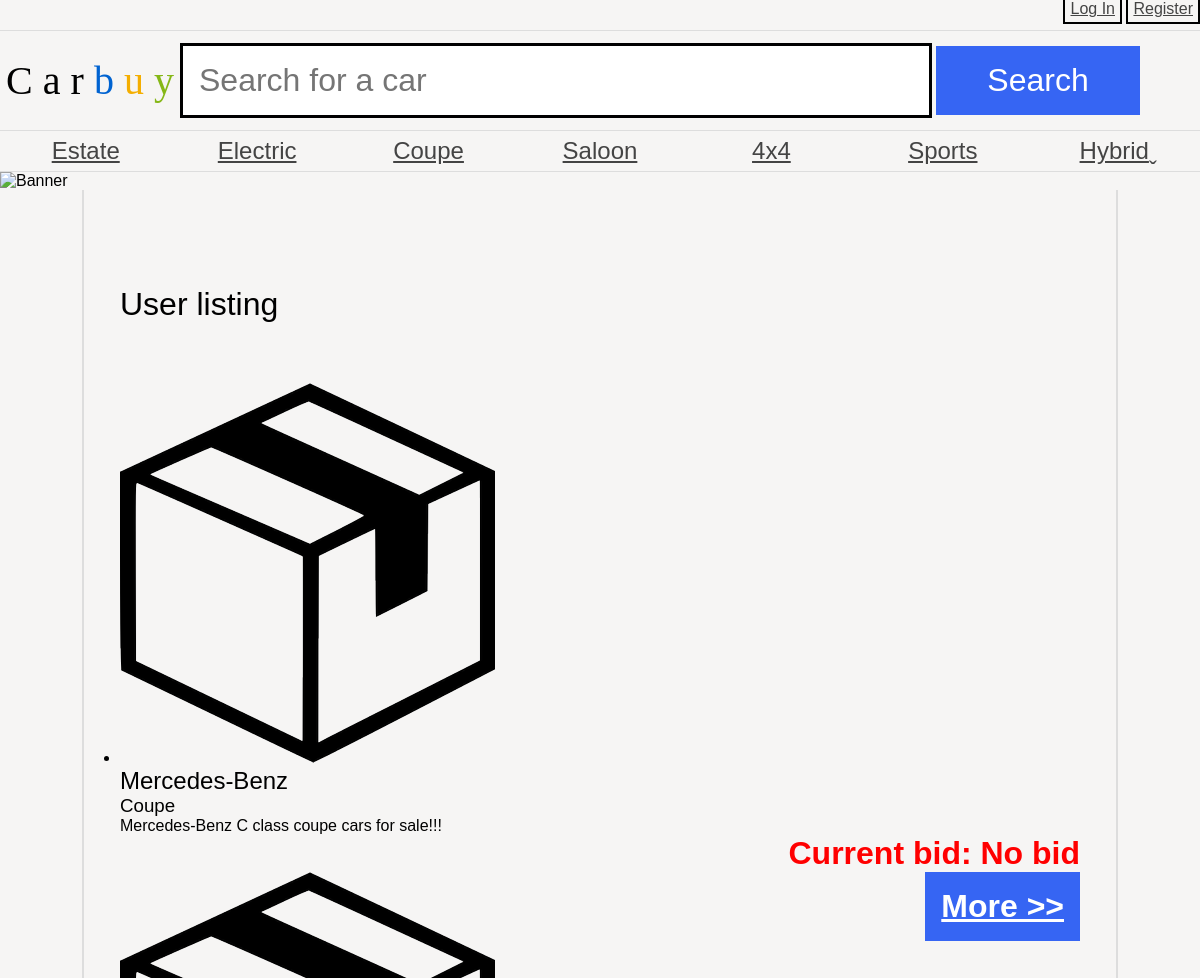
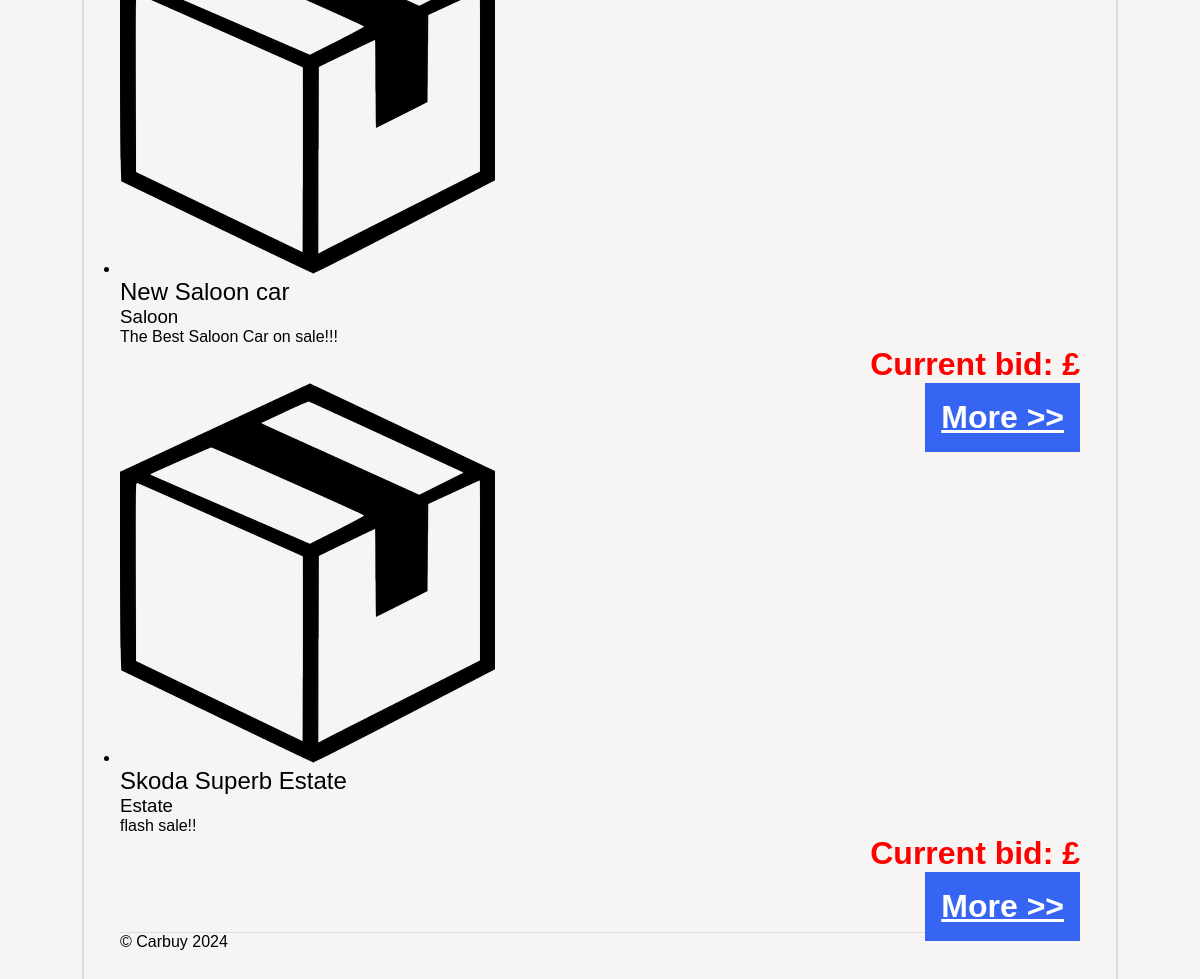
Screenshot of /as1/public/user.php?id=4 with the database file from the repository (2 pictures, top to bottom).
### tables this page shows
CREATE TABLE `category` (
  `id` int(20) NOT NULL AUTO_INCREMENT,
  `name` varchar(255) NOT NULL,
  PRIMARY KEY (`id`)
);

CREATE TABLE `auction` (
  `id` int(11) NOT NULL AUTO_INCREMENT,
  `title` varchar(255) NOT NULL,
  `description` text NOT NULL,
  `categoryId` int(11) NOT NULL,
  `userId` int(11) NOT NULL,
  `endDate` datetime NOT NULL,
  `image` varchar(255) DEFAULT NULL,
  PRIMARY KEY (`id`),
  KEY `categoryId` (`categoryId`),
  KEY `userId` (`userId`),
  CONSTRAINT `auction_ibfk_1` FOREIGN KEY (`categoryId`) REFERENCES `category` (`id`),
  CONSTRAINT `auction_ibfk_3` FOREIGN KEY (`userId`) REFERENCES `user` (`id`)
);

### as1/public/user.php (the view, shortened to what this page needs)
<?php
    require "header.php";
    require "db.php";
?>
<main>
    <h1>User listing</h1>
    <ul class="productList">
        <?php
            $mysql = "SELECT * FROM auction WHERE userId = '{$_GET['id']}' ORDER BY endDate ASC LIMIT 0, 10";
            $mystatement = $db->prepare($mysql);
            $mystatement->execute();
            $mydata = $mystatement->fetchAll(PDO::FETCH_ASSOC);
            foreach ($mydata as $myauction):
        ?>
        <li>
            <img src="car.png" alt="cars">
            <article>
                <h2><?php echo $myauction['title']; ?></h2>
                <?php
                    $mysql = "SELECT * FROM category WHERE id = '{$myauction['categoryId']}'";
                    $mystatement = $db->prepare($mysql);
                    $mystatement->execute();
                    $mycategory = $mystatement->fetch(PDO::FETCH_ASSOC);
                ?>
                <h3><?php echo $mycategory['name']; ?></h3>
                <p><?php echo $myauction['description']; ?></p>
                <?php
                    $mysql = "SELECT * FROM bid WHERE auctionId = '{$myauction['id']}' ORDER BY bid DESC LIMIT 1";
                    $mystatement = $db->prepare($mysql);
                    $mystatement->execute();
                    $mybid = $mystatement->fetch(PDO::FETCH_ASSOC);
                ?>
                <p class="price">Current bid: <?php echo $mybid ? '£'.$bid['bid'] : 'No bid'; ?></p>
                <a href="auction.php?id=<?php echo $myauction['id']; ?>" class="more auctionLink">More &gt;&gt;</a>
            </article>
        </li>
        <?php endforeach; ?>
    </ul>
<?php require "footer.php" ?>

### as1/public/header.php (shortened to what this page needs)
<?php
    require "db.php";
?>
<!DOCTYPE html>
<html>
	<head>
		<link rel="stylesheet" href="carbuy.css" />
	</head>
	<body>
    <div class="login-profile" style="text-align: right;
	width: 100%;">
    <?php if(!empty($_SESSION['user'])): ?>
        <span><?php echo $_SESSION['user']['name']; ?></span>
        <?php if($_SESSION['user']['type'] == 'admin'): ?>
        <a href="adminCategories.php"style="	border: 2px solid black; padding:5px;">Categories</a>
        <a href="manageAdmins.php"style="	border: 2px solid black; padding:5px;">Admins</a>
        <?php else: ?>
        <a href="userAuctions.php"style="	border: 2px solid black; padding:5px;">Auctions</a>
        <?php endif; ?>
        <a href="logout.php" style="	border: 2px solid black; padding:5px;">Logout</a>
    <?php else: ?>
        <a href="login.php" style="	border: 2px solid black; padding:5px;">Log In</a>
        <a href="register.php" style="	border: 2px solid black; padding:5px;">Register</a>
    <?php endif; ?>
</div>
		<header>
			<h1><span class="C">C</span>
 			<span class="a">a</span>
			<span class="r">r</span>
			<span class="b">b</span>
			<span class="u">u</span>
			<span class="y">y</span></h1>
			<form action="search.php">
				<input type="text" name="search" placeholder="Search for a car" />
				<input type="submit" name="submit" value="Search" />
			</form>
		</header>
		<nav>
		<ul>
        <?php
            $mysql = "SELECT * FROM category";
            $mystatement = $db->prepare($mysql);
            $mystatement->execute();
            $mydata = $mystatement->fetchAll(PDO::FETCH_ASSOC);
            foreach ($mydata as $mycategory):
        ?>
        <li><a class="categoryLink" href="category.php?id=<?php echo $mycategory['id']; ?>"><?php echo $mycategory['name']; ?></a></li>
        <?php endforeach; ?>
    </ul>
		</nav>
		<img src="banners/1.jpg" alt="Banner" />

### as1/public/carbuy.css (style rules this page uses)
* { margin: 0; padding: 0; }
body { font-family: 'Oxygen-Regular', sans-serif; background-color: #f6f5f4; max-width: 100vw; overflow-x: hidden; }
h1, h2, h3, h4 { font-weight: normal; }
a, a:visited { color: #444; }
header { margin-top: 1vw; font-family: 'Univers-Light-Normal'; display: grid; grid-template-columns: 15% 85%; align-items: center; padding-top: 1vw; padding-bottom: 1vw; border-top: 1px solid #ddd; border-bottom: 1px solid #ddd; }
header h1 { text-align: center; font-size: 2.5em; }
form { display: block; }
header form input[type=text] { border: 3px solid black; font-size: 2em; padding: 0.5em; width: 70%; }
body > img { width: 100vw; }
header form input[type=submit] { background-color: #3665f3; color: white; width: 20%; font-size: 2em; padding: 0.5em; cursor: pointer; border: 0; }
header .b { color: #0063d1; }
header .u { color: #f4ae01; }
header .y { color: #85b716; }
body > nav { border-bottom: 1px solid #ddd; }
body > nav ul li:last-child a:after { content: 'ˬ'; position: absolute; }
body > nav ul { display: flex; width: 100vw; list-style-type: none; }
body > nav ul li { flex: 1; }
body > nav ul li a { display: block; text-align: center; padding-top: 0.5vw; padding-bottom: 0.5vw; font-size: 1.5em; }
p.price { display: block; text-align: right; font-weight: bold; font-size: 2em; }
a.more { display: block; text-align: right; font-weight: bold; float: right; background-color: #3665f3; color: white; font-size: 2em; padding: 0.5em; cursor: pointer; }
main { padding: 3vw; display: block; overflow: hidden; width: 80vw; margin: auto; border-left: 2px solid #ddd; border-right: 2px solid #ddd; }
main h1 { margin-top: 5vw; margin-bottom: 5vw; }
.price { color: red; }

### rows the page displays
category: name "Estate"
category: name "Electric"
category: name "Coupe"
category: name "Saloon"
category: name "4x4"
category: name "Sports"
category: name "Hybrid"
auction: title "Mercedes-Benz", categoryId.name "Coupe", description "Mercedes-Benz C class coupe cars for sale!!!", shows "No bid"
auction: title "New Saloon car", categoryId.name "Saloon", description "The Best Saloon Car on sale!!!"
auction: title "Skoda Superb Estate", categoryId.name "Estate", description "flash sale!!"
